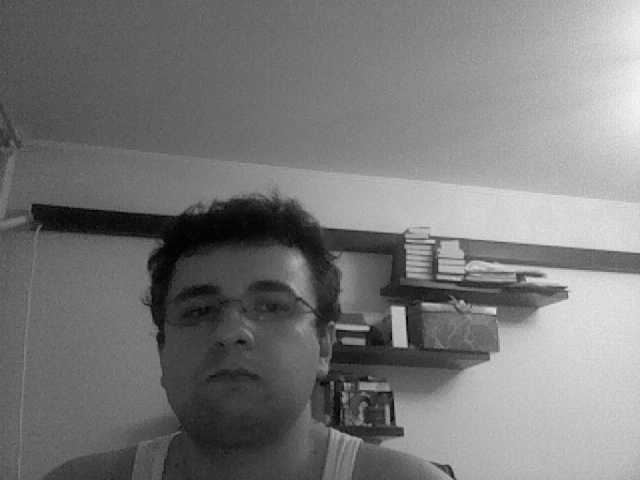
%> input picture sedemo2011/projects/libopentld-example/frame.png, 640 x 480 px
$ octave --eval "tldProcessSingleFrame;"   (GNU Octave 9; MATLAB toolbox functions it lacks are replaced by stand-ins)
%> lines starting %> are read from the running program, lines starting %| are printed output that depends on the picture
### sedemo2011/lib/src/libopentld/img/img_alloc.m
% Copyright 2011 Zdenek Kalal
%
% This file is part of TLD.
%
% TLD is free software: you can redistribute it and/or modify
% it under the terms of the GNU General Public License as published by
% the Free Software Foundation, either version 3 of the License, or
% (at your option) any later version.
%
% TLD is distributed in the hope that it will be useful,
% but WITHOUT ANY WARRANTY; without even the implied warranty of
% MERCHANTABILITY or FITNESS FOR A PARTICULAR PURPOSE.  See the
% GNU General Public License for more details.
%
% You should have received a copy of the GNU General Public License
% along with TLD.  If not, see <http://www.gnu.org/licenses/>.


function img = img_alloc(in,imsize)
%> called with in = 'temp/frame.png'
% Allocates image structure.

if ischar(in)
    in = imread(in);
%> in is the input picture: size 480x640 uint8; min 0, max 246, mean 120.7
end

if ndims(in) == 3
    %img.input = in(:,:,2);
    img.input = rgb2gray(in);
    %img.input = imadjust(img.input);
else
    img.input = in;
end

% img.input = fliplr(img.input);

if exist('imsize','var')
    img.input = imresize(img.input,imsize);
end

 img.blur = img_blur(img.input,2);
%img.blur = img_blur(img.input,5);

### sedemo2011/lib/src/libopentld/img/img_blur.m
% Copyright 2011 Zdenek Kalal
%
% This file is part of TLD.
%
% TLD is free software: you can redistribute it and/or modify
% it under the terms of the GNU General Public License as published by
% the Free Software Foundation, either version 3 of the License, or
% (at your option) any later version.
%
% TLD is distributed in the hope that it will be useful,
% but WITHOUT ANY WARRANTY; without even the implied warranty of
% MERCHANTABILITY or FITNESS FOR A PARTICULAR PURPOSE.  See the
% GNU General Public License for more details.
%
% You should have received a copy of the GNU General Public License
% along with TLD.  If not, see <http://www.gnu.org/licenses/>.

function M = img_blur(M,sigma)
%> called with sigma = 2
% Blures gray scale image with gaussian kernel.

if nargin==1
    sigma = 1.5;
end

csize = 6*sigma;

shift = round((csize - 1)/2);

h = fspecial('gaussian',csize,sigma);

M = conv2(double(M),double(h));
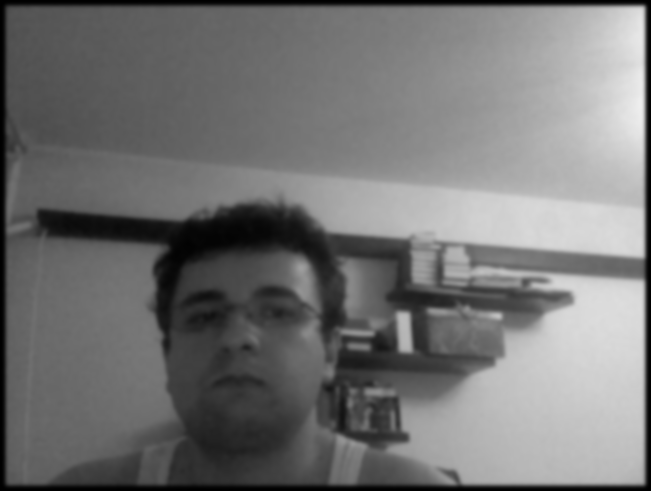
%> M: size 491x651 double; min 0.00168, max 238.5, mean 116
M = M(1+shift:end-shift,1+shift:end-shift);
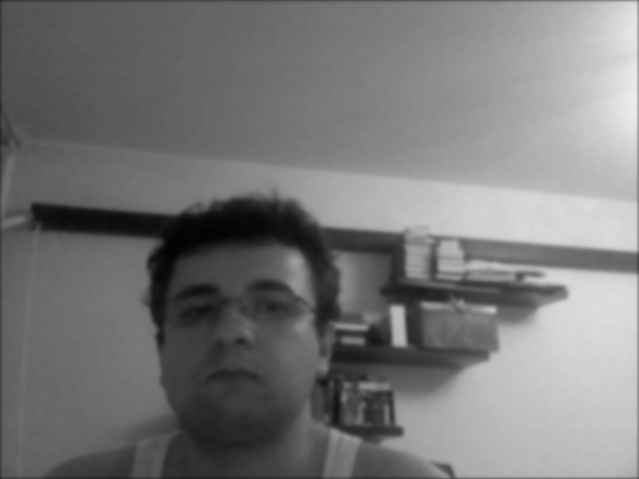
%> M: size 479x639 double; min 2.58, max 238.5, mean 120.2
M = uint8(M);
%> M: size 479x639 uint8

### sedemo2011/lib/src/libopentld/img/img_get_from_file.m
function img = img_get_from_file(file_name)
    img = img_alloc(file_name);
end

### sedemo2011/lib/src/libopentld/tld/tldProcessFrame.m
% Copyright 2011 Zdenek Kalal
%
% This file is part of TLD.
%
% TLD is free software: you can redistribute it and/or modify
% it under the terms of the GNU General Public License as published by
% the Free Software Foundation, either version 3 of the License, or
% (at your option) any later version.
%
% TLD is distributed in the hope that it will be useful,
% but WITHOUT ANY WARRANTY; without even the implied warranty of
% MERCHANTABILITY or FITNESS FOR A PARTICULAR PURPOSE.  See the
% GNU General Public License for more details.
%
% You should have received a copy of the GNU General Public License
% along with TLD.  If not, see <http://www.gnu.org/licenses/>.

function tld = tldProcessFrame(tld,i,frame)

%> the run ends on the next line
I = tld.source.idx(i); % get current index
tld.img{I} = frame; % grab frame from camera / load image

% TRACKER  ----------------------------------------------------------------

[tBB tConf tValid tld] = tldTracking(tld,tld.bb(:,I-1),I-1,I); % frame-to-frame tracking (MedianFlow)

% DETECTOR ----------------------------------------------------------------

[dBB dConf tld] = tldDetection(tld,I); % detect appearances by cascaded detector (variance filter -> ensemble classifier -> nearest neightbour)

% INTEGRATOR --------------------------------------------------------------

DT = 1; if isempty(dBB), DT = 0; end % is detector defined?
TR = 1; if isempty(tBB), TR = 0; end % is tracker defined?

if TR % if tracker is defined

    % copy tracker's result
    tld.bb(:,I)  = tBB;
    tld.conf(I)  = tConf;
    tld.size(I)  = 1;
    tld.valid(I) = tValid;

    if DT % if detections are also defined

        [cBB,cConf,cSize] = bb_cluster_confidence(dBB,dConf); % cluster detections
        id = bb_overlap(tld.bb(:,I),cBB) < 0.5 & cConf > tld.conf(I); % get indexes of all clusters that are far from tracker and are more confident then the tracker

        if sum(id) == 1 % if there is ONE such a cluster, re-initialize the tracker

            tld.bb(:,I)  = cBB(:,id);
            tld.conf(I)  = cConf(:,id);
            tld.size(I)  = cSize(:,id);
            tld.valid(I) = 0;

        else % othervide adjust the tracker's trajectory

            idTr = bb_overlap(tBB,tld.dt{I}.bb) > 0.7;  % get indexes of close detections
            tld.bb(:,I) = mean([repmat(tBB,1,10) tld.dt{I}.bb(:,idTr)],2);  % weighted average trackers trajectory with the close detections

        end
    end

else % if tracker is not defined
    if DT % and detector is defined

        [cBB,cConf,cSize] = bb_cluster_confidence(dBB,dConf); % cluster detections

        if length(cConf) == 1 % and if there is just a single cluster, re-initalize the tracker
            tld.bb(:,I)  = cBB;
            tld.conf(I)  = cConf;
            tld.size(I)  = cSize;
            tld.valid(I) = 0;
        end
    end
end

% LEARNING ----------------------------------------------------------------

if tld.control.update_detector && tld.valid(I) == 1
    tld = tldLearning(tld,I);
end

% display drawing: get center of bounding box and save it to a drawn line
if ~isnan(tld.bb(1,I))
    tld.draw(:,end+1) = bb_center(tld.bb(:,I));
    if tld.plot.draw == 0, tld.draw(:,end) = nan; end
else
    tld.draw = zeros(2,0);
end

if tld.control.drop_img && I > 2, tld.img{I-1} = {}; end % forget previous image

### sedemo2011/lib/src/libopentld/tld/tldProcessSingleFrame.m
function tldProcessSingleFrame()
    global tld;
    persistent i;

    if isempty(i)
        i = 1;
    end;
    i = i + 1;

    file_name = 'temp/frame.png';
    frame = img_get_from_file(file_name);
    tld = tldProcessFrame(tld,i,frame); % process frame i
    bb = tld.bb(:,i);

    % Delete bb.txt file, if it exists
    if exist('bb.txt', 'file')
	    delete('bb.txt');
    end;

    dlmwrite('bb.txt', bb);
end
